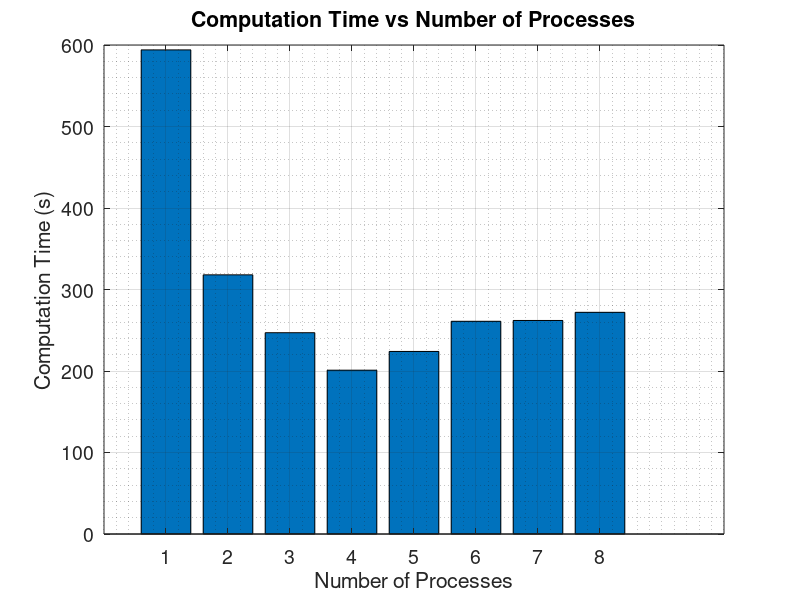

This chart was generated by the following MATLAB code:
clear
close all
clc

% Store the computation times found for each number of processes
compTime = [594 318 247 201 224 261 262 272];

% Open a figure and make the bar plot
figure(1)
bar(compTime)

% Make the plot look nice
xlabel("Number of Processes")
ylabel("Computation Time (s)")
title("Computation Time vs Number of Processes")
set(gca,'fontsize',14)
grid on
grid minor

% Save the figure
saveas(figure(1),'scalability.png')